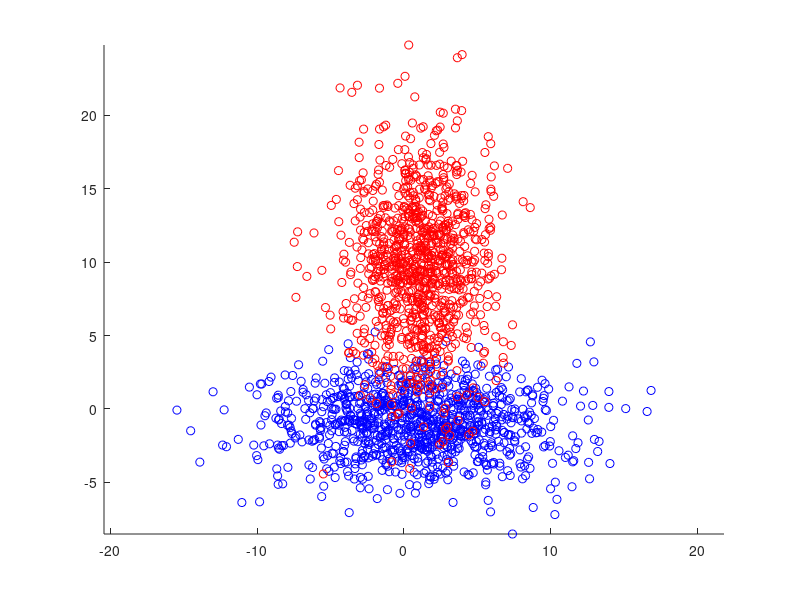

Recreate this plot in MATLAB. (Note: this script raises an error after producing the figure.)
rng(0)

% Two gaussian
X1 = bsxfun(@times,randn(1000,2),[5 2]);
X1 = bsxfun(@plus,X1,[1 -1]);
X2 = bsxfun(@times,randn(1000,2),[2.5 4.5]);
X2 = bsxfun(@plus,X2,[1 10]);

close all

scatter(X1(:,1),X1(:,2),'b')
hold on
scatter(X2(:,1),X2(:,2),'r')
axis equal
set(gcf,'renderer','zbuffer');

X = [X1;X2] ;
Y = [ones(size(X1,1),1) ; -ones(size(X2,1),1)] ;

fieldsize=-20:0.1:20;
[xx,yy] = meshgrid(fieldsize,fieldsize);
xGrid=[xx(:) yy(:)];


% linear Kernel

K_lin = X*X' ;
Kgrid=xGrid*X';

% without CV
svm = svmtrain(Y,[(1:size(K_lin,1))' K_lin], '-s 0 -t 4 -c 100 -w1 1 -w-1 1 -q');
val=test_svm_kernel(Kgrid,svm);
val = reshape(val,length(fieldsize),length(fieldsize)) ;
contour(xx,yy,val,[0.5 0.5],'b');

% with cv
fun = svm_get_cv_fun();
[svm,output_info]=cv_main_c_beta(K_lin,Y,fun,'beta_range', 2.^(-1:1:1), 'cost_range',[0.01 0.1 1])
val=test_svm_kernel(Kgrid,svm);
val = reshape(val,length(fieldsize),length(fieldsize)) ;
contour(xx,yy,val,[0.5 0.5],'--b','LineWidth',2);

% RBF Kernel
sigma=0.01;
K_rbf=zeros(size(K_lin));
for i=1:size(K_rbf,1)
    u=X(i,:);
    K_rbf(i,:) = exp(-sigma*(sum(bsxfun(@minus,X,u).^2,2))) ;
end
Kgrid=zeros(size(Kgrid));
for i=1:size(xGrid,1)
    u=xGrid(i,:);
    Kgrid(i,:) = exp(-sigma*(sum(bsxfun(@minus,X,u).^2,2))) ;
end
% without CV
svm = svmtrain(Y,[(1:size(K_rbf,1))' K_rbf], '-s 0 -t 4 -c 100 -w1 1 -w-1 1 -q');
val=test_svm_kernel(Kgrid,svm);
val = reshape(val,length(fieldsize),length(fieldsize)) ;
contour(xx,yy,val,[0.5 0.5],'r' );

% with cv
[svm,output_info]=cv_main_c_beta(K_rbf,Y,fun,'beta_range', 2.^(-1:1:1), 'cost_range',[0.01 0.1 1])
val=test_svm_kernel(Kgrid,svm);
val = reshape(val,length(fieldsize),length(fieldsize)) ;
contour(xx,yy,val,[0.5 0.5],'--r','LineWidth',2);

hold off

